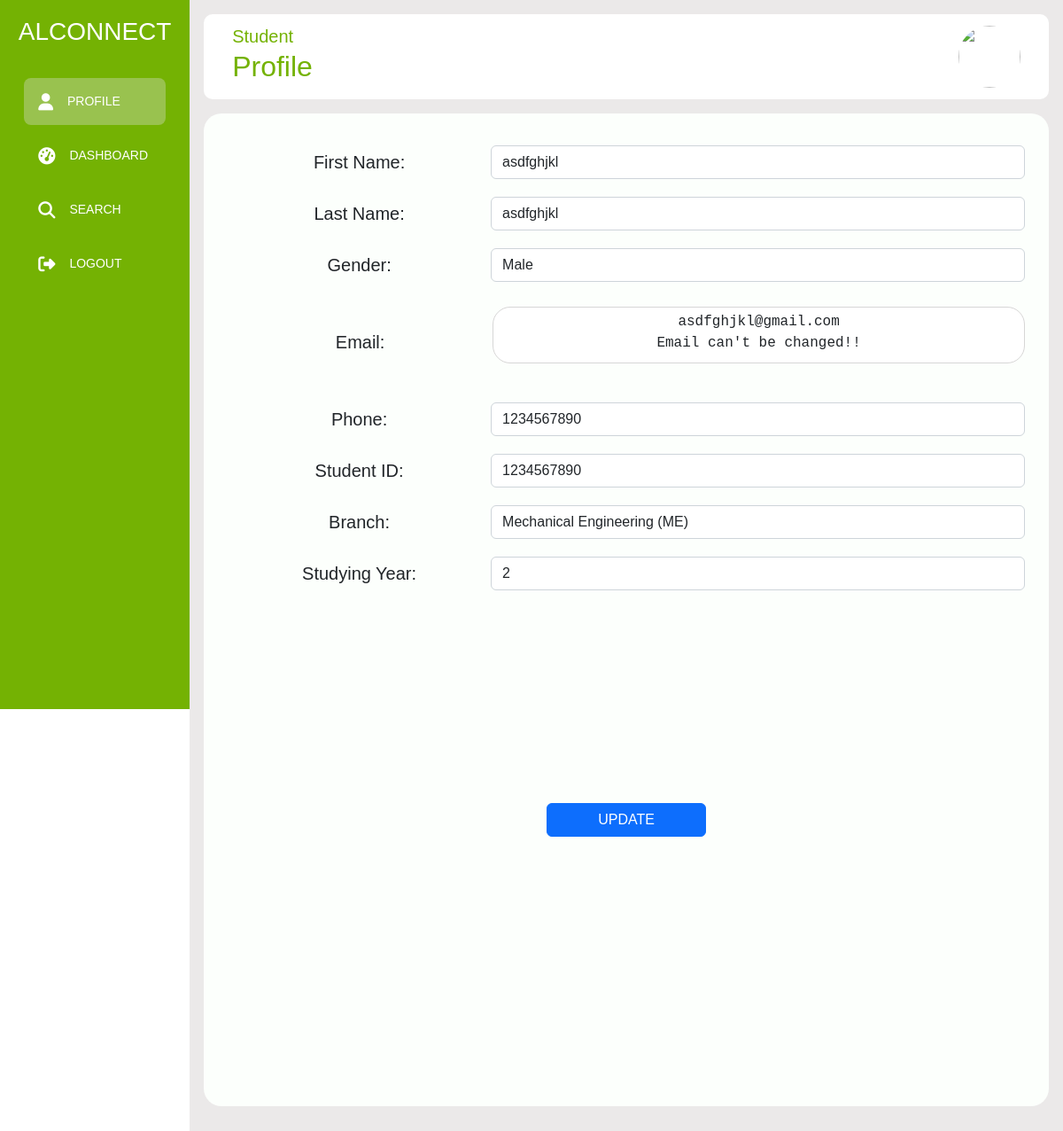
Screenshot of /student_profile.php (signed in) with the database file from the repository.
### tables this page shows
CREATE TABLE `student_record` (
  `id` int(11) NOT NULL,
  `firstname` varchar(125) NOT NULL,
  `lastname` varchar(125) NOT NULL,
  `gender` varchar(10) NOT NULL,
  `email` varchar(255) NOT NULL,
  `phone` varchar(20) NOT NULL,
  `studentID` varchar(10) NOT NULL,
  `branch` varchar(255) NOT NULL,
  `year` int(10) NOT NULL,
  `password` varchar(255) NOT NULL
);

### student_profile.php (the view, shortened to what this page needs)
<?php
    require_once "connection.php";
?>
<!DOCTYPE html>
<html lang="en">
<head>
    <link rel="stylesheet" href="https://cdn.jsdelivr.net/npm/bootstrap@5.2.3/dist/css/bootstrap.min.css">
    <link rel="stylesheet" href="https://cdnjs.cloudflare.com/ajax/libs/font-awesome/6.4.0/css/all.min.css"/>
    <link rel="stylesheet" href="std_style.css">
</head>
<body>
        <div class="sidebar">
            <div class="logo">
                <h3>ALCONNECT</h3>
            </div>
            <ul class="menu">
                <li class="active">
                    <a href="#">
                       <i class="fas fa-user"></i>
                        <span>Profile</span>
                    </a>
                </li>
                <li>
                    <a href="student_dashboard.php">
                       <i class="fas fa-tachometer-alt"></i>
                        <span>Dashboard</span>
                    </a>
                </li>
                <li>
                    <a href="student_search.php">
                       <i class="fas fa-search"></i>
                        <span>Search</span>
                    </a>
                </li>
                <li>
                    <a href="student_logout.php">
                       <i class="fas fa-sign-out-alt"></i>
                        <span>Logout</span>
                    </a>
                </li>
            </ul>
        </div>
        <div class="main--content">
            <div class="header--wrapper">
                <div class="header--title">
                    <span>Student</span>
                    <h2>Profile</h2>
                </div>
                <div class="user--info">
                    <a href="https://www.gecgudlavalleru.ac.in" target="_blank"><img src="Images/gud_logo.jpeg" alt=""></a>
                </div>
            </div>
            <div class="profile--section">
                <div class="profile">
                    <form action="student_profile.php" method="POST">
                        <?php
                            $curr_id = $_SESSION["studentid"];
                            $sql = "SELECT * FROM student_record WHERE id=$curr_id";
                            $result = mysqli_query($conn, $sql);
                            if($result){
                                if(mysqli_num_rows($result) > 0){
                                    while($row = mysqli_fetch_array($result)){
                                        ?>
                                            <div class="form-group">
                                                <label for="">First Name: </label>
                                                <input type="text" name="updateFirstName" class="form-control" value="<?php  echo $row['firstname']; ?> ">
                                            </div>
                                            <div class="form-group">
                                                <label for="">Last Name: </label>
                                                <input type="text" name="updateLastName" class="form-control" value="<?php  echo $row['lastname']; ?>">
                                            </div>
                                            <div class="form-group">
                                                <label for="">Gender: </label>
                                                <input type="text" name="updateGender" class="form-control" value="<?php  echo $row['gender']; ?>">
                                            </div>
                                            <div class="form-group-email">
                                                <label for="">Email: </label>
                                                <p class="emailText" style="height: 4em; text-align: center; font-family: monospace;">
                                                    <?php
                                                        echo $row['email'];
                                                    ?>
                                                    <br>
                                                    Email can't be changed!!</p>
                                            </div>
                                            <div class="form-group">
                                                <label for="">Phone: </label>
                                                <input type="text" name="updatePhone" class="form-control" value="<?php  echo $row['phone']; ?>">
                                            </div>
                                            <div class="form-group">
                                                <label for="">Student ID:  </label>
                                                <input type="text" name="updateStudentID" class="form-control" value="<?php  echo $row['studentID']; ?>">
                                            </div>
                                            <div class="form-group">
                                                <label for="">Branch: </label>
                                                <input type="text" name="updateBranch" class="form-control" value="<?php  echo $row['branch']; ?>">
                                            </div>
                                            <div class="form-group">
                                                <label for="">Studying Year: </label>
                                                <input type="text" name="updateYear" class="form-control" value="<?php  echo $row['year']; ?>">
                                            </div>
                                        <?php
                                    }
                                }
                            }
                        ?>
                        <div class="button">
                            <button type="submit" name="student_update" class="btn btn-primary">UPDATE</button>
                        </div>
                    </form>
                </div>
            </div>
        </div>
</body>
</html>

### std_style.css (style rules this page uses)
* { margin: 0; padding: 0; box-sizing: border-box; border: none; outline: none; font-family: 'Poppins', sans-serif; }
body { display: flex; height: 80em; }
.sidebar { position: sticky; top: 0; left: 0; bottom: 0; width: 250px; height: 100vh; padding: 0 1.7rem; color: #fff; overflow: hidden; transition: all 0.5s linear; background: rgb(116, 178, 3); }
.logo { display: flex; justify-content: center; align-items: center; height: 80px; padding: 16px; }
.menu { height: 88%; position: relative; list-style: none; padding: 0; }
.menu li { padding: 1em; margin: 8px 0; border-radius: 8px; transition: all .5s ease-in-out; }
.menu li:hover, .active { background: #e0e0e058; }
.menu a { color: #fff; font-size: 14px; text-decoration: none; display: flex; align-items: center; text-transform: uppercase; gap: 1rem; }
.menu a span { overflow: hidden; }
.menu a i { font-size: 1.2rem; }
.main--content { position: relative; background: #ebe9e9; width: 100%; padding: 1rem; }
.header--wrapper img { width: 70px; height: 70px; border-radius: 50%; cursor: pointer; }
.header--wrapper { display: flex; justify-content: space-between; align-items: center; flex-wrap: wrap; background: #fff; border-radius: 10px; padding: 10px 2rem; margin-bottom: 1rem; font-size: 20px; }
.header--title { color: rgb(116, 178, 3); }
.profile--section { display:flex; justify-content: center; align-items: center; min-height: 80vh; height: 70em; width: 100%; }
.profile { background: rgb(252, 255, 252); padding: 1em 0; border-radius: 20px; display: flex; height: 70em; justify-content: center; align-items: left; text-align: center; width: 100%; }
.form-group { margin: 1em 0em; width: 900px; display: flex; justify-content: center; align-items: center; font-size: 20px; }
.form-group input { width: 100%; }
.form-group label { width: 50%; }
.form-group-email { margin: 1em 0em; width: 100%; height: 6em; display: flex; justify-content: left; align-items: center; }
.form-group-email label { font-size: 20px; width: 50%; }
.emailText { width: 100%; background: #fff; padding: .2em; height: 4em; font-family: monospace; text-align: center; border-radius: 20px; border: 1px rgb(215, 214, 214) solid; }
.btn-primary { width: 20%; text-align: center; }
.button { margin-top: 15em; background: transparent; text-align: center; }

### rows the page displays
student_record: updateFirstName "asdfghjkl", updateLastName "asdfghjkl", updateGender "Male", email "asdfghjkl@gmail.com", updatePhone "1234567890", updateStudentID "1234567890", updateBranch "Mechanical Engineering (ME)", updateYear "2"
